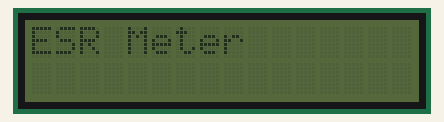
A sketch run on a simulated Arduino Uno, built with avr-gcc and run on an emulated ATmega328P. On the bench: 16×2 character LCD. What the sketch prints to the serial monitor is not drawn.

Above: at 0.1 s.
At 1.1 s:
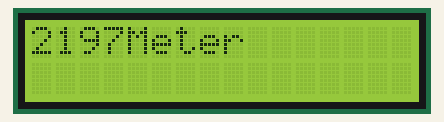
At 3.1 s:
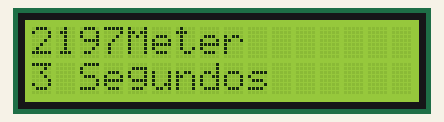
At 12.1 s:
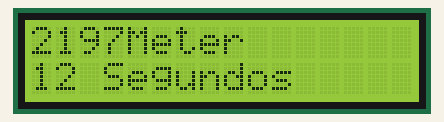
At 21.1 s:
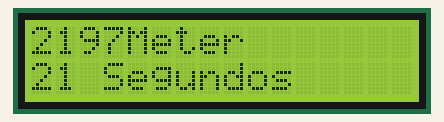
At 39.1 s:
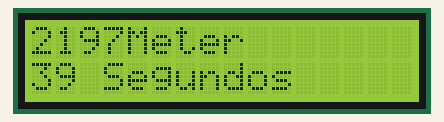

Measured:
- what the display in image 1 shows lasts 2.0 s, from 1.1 s to 3.1 s
- what the display in image 2 shows lasts 1.0 s, from 3.1 s to 4.1 s

The sketch:

LCD_I2C.ino
```cpp
#include <Wire.h>
#include <LiquidCrystal_I2C.h>

#define COLUMNA       16
#define LINEA         2
#define I2C_DISP_ADR  0x27
#define DISCHARGE_PIN 8  //NPN + DIODE
#define PULSE_PIN     9  //VCC + PNP + 1000R
#define ESR_PIN       A0
#define SAMPLES       100


byte    esrSamples;
double  esr;
int     milliVolts;
//int     Rs = 1100.0;
int     ADCvRef = 0;

//Crear el objeto lcd  dirección  0x3F y 16 columnas x 2 filas
LiquidCrystal_I2C lcd(I2C_DISP_ADR, COLUMNA, LINEA);  //

int vRefADC(){
  long result;
  // Lee 2.56V de referencia interna respecto a Vdd
  //ADMUX = _BV(REFS1) | _BV(REFS0) | _BV(MUX3) | _BV(MUX2) | _BV(MUX1);
  // Lee 2.56V de referencia interna respecto a Vdd, selecciona ADC0
  ADMUX = _BV(REFS1) | _BV(REFS0);

  delay(2); //Espera a que Vdd se estabilice.
  ADCSRA |= _BV(ADSC);
  while (bit_is_set(ADCSRA,ADSC));
  result = ADCL;
  result |= ADCH<<8;
  Serial.println(ADCvRef);
  result = 1125300L / result; //Recalcula la tension en mV
  return result;
}

void setup() {
  char linea[16];
  // Inicializar el LCD
  lcd.init();
  Serial.begin(9600);
  // Escribimos el Mensaje en el LCD.
  lcd.setCursor(0, 0);
  lcd.print("ESR Meter");
  delay(1000);
  //Encender la luz de fondo.
  lcd.backlight();
  ADCvRef = vRefADC();
  Serial.print("ADCvRef:  ");
  Serial.println(ADCvRef);
  lcd.setCursor(0, 0);
  sprintf(linea, "%d", ADCvRef);
  lcd.print(linea);
  delay(2000);
}

void loop() {
   // Ubicamos el cursor en la primera posición(columna:0) de la segunda línea(fila:1)
  lcd.setCursor(0, 1);
   // Escribimos el número de segundos trascurridos
  lcd.print(millis()/1000);
  lcd.print(" Segundos");
  delay(100);
}
```
